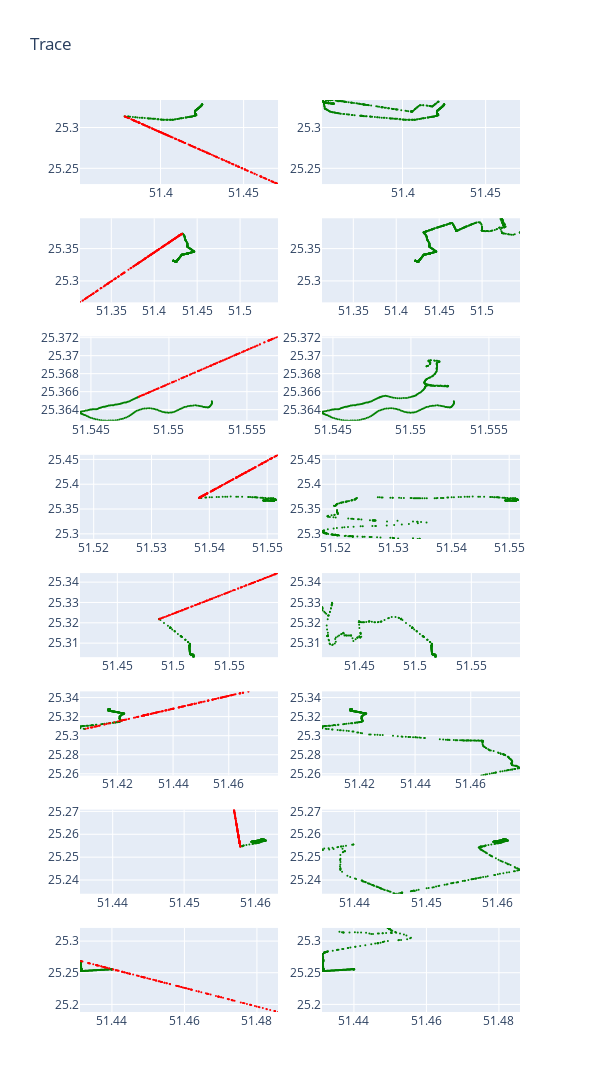

The notebook cell this image was saved under:
### Markdown cell above
# plot trace

### Code cell
from utils.preprocessing import data_preprocessing

spoofed_list = [data_preprocessing('../data/drive-me-not/spoofed/spoofed_trace'+str(trace)+'.csv', 
                             selected_attributes= ['GPS_lat', 'GPS_long', 'Time', 'vx', 'vy', 'ax', 'ay', 'spoofed'], 
                             trace_num=trace) for trace in range(1, 9)]
benign_list = [data_preprocessing('../data/drive-me-not/trace'+str(trace)+'.csv',
                             selected_attributes= ['GPS_lat', 'GPS_long', 'Time', 'vx', 'vy', 'ax', 'ay'], 
                             trace_num=trace) for trace in range(1, 9)]
for benign in benign_list:  
    benign['spoofed'] = 0
    
from utils.visualization import plot_spoofed_and_benign

plot_spoofed_and_benign(spoofed_list, benign_list, marker_size=2)

benign_list[0]

### Figure 1 — Plotly figure (JSON) as saved in the notebook; plotly's stock layout.template omitted (floating-point values rounded to 4 significant figures; data arrays with more than 128 entries replaced by an {"elided": "..."} marker saying what was removed)
{"data": [{"marker": {"color": {"elided": "531 str values"}, "size": 2}, "mode": "markers", "type": "scatter", "x": {"elided": "531 float values"}, "xaxis": "x", "y": {"elided": "531 float values"}, "yaxis": "y"}, {"marker": {"color": {"elided": "531 str values"}, "size": 2}, "mode": "markers", "type": "scatter", "x": {"elided": "531 float values"}, "xaxis": "x2", "y": {"elided": "531 float values"}, "yaxis": "y2"}, {"marker": {"color": {"elided": "563 str values"}, "size": 2}, "mode": "markers", "type": "scatter", "x": {"elided": "563 float values"}, "xaxis": "x3", "y": {"elided": "563 float values"}, "yaxis": "y3"}, {"marker": {"color": {"elided": "564 str values"}, "size": 2}, "mode": "markers", "type": "scatter", "x": {"elided": "564 float values"}, "xaxis": "x4", "y": {"elided": "564 float values"}, "yaxis": "y4"}, {"marker": {"color": {"elided": "316 str values"}, "size": 2}, "mode": "markers", "type": "scatter", "x": {"elided": "316 float values"}, "xaxis": "x5", "y": {"elided": "316 float values"}, "yaxis": "y5"}, {"marker": {"color": {"elided": "316 str values"}, "size": 2}, "mode": "markers", "type": "scatter", "x": {"elided": "316 float values"}, "xaxis": "x6", "y": {"elided": "316 float values"}, "yaxis": "y6"}, {"marker": {"color": {"elided": "462 str values"}, "size": 2}, "mode": "markers", "type": "scatter", "x": {"elided": "462 float values"}, "xaxis": "x7", "y": {"elided": "462 float values"}, "yaxis": "y7"}, {"marker": {"color": {"elided": "463 str values"}, "size": 2}, "mode": "markers", "type": "scatter", "x": {"elided": "463 float values"}, "xaxis": "x8", "y": {"elided": "463 float values"}, "yaxis": "y8"}, {"marker": {"color": {"elided": "297 str values"}, "size": 2}, "mode": "markers", "type": "scatter", "x": {"elided": "297 float values"}, "xaxis": "x9", "y": {"elided": "297 float values"}, "yaxis": "y9"}, {"marker": {"color": {"elided": "297 str values"}, "size": 2}, "mode": "markers", "type": "scatter", "x": {"elided": "297 float values"}, "xaxis": "x10", "y": {"elided": "297 float values"}, "yaxis": "y10"}, {"marker": {"color": {"elided": "393 str values"}, "size": 2}, "mode": "markers", "type": "scatter", "x": {"elided": "393 float values"}, "xaxis": "x11", "y": {"elided": "393 float values"}, "yaxis": "y11"}, {"marker": {"color": {"elided": "393 str values"}, "size": 2}, "mode": "markers", "type": "scatter", "x": {"elided": "393 float values"}, "xaxis": "x12", "y": {"elided": "393 float values"}, "yaxis": "y12"}, {"marker": {"color": {"elided": "396 str values"}, "size": 2}, "mode": "markers", "type": "scatter", "x": {"elided": "396 float values"}, "xaxis": "x13", "y": {"elided": "396 float values"}, "yaxis": "y13"}, {"marker": {"color": {"elided": "396 str values"}, "size": 2}, "mode": "markers", "type": "scatter", "x": {"elided": "396 float values"}, "xaxis": "x14", "y": {"elided": "396 float values"}, "yaxis": "y14"}, {"marker": {"color": {"elided": "318 str values"}, "size": 2}, "mode": "markers", "type": "scatter", "x": {"elided": "318 float values"}, "xaxis": "x15", "y": {"elided": "318 float values"}, "yaxis": "y15"}, {"marker": {"color": {"elided": "318 str values"}, "size": 2}, "mode": "markers", "type": "scatter", "x": {"elided": "318 float values"}, "xaxis": "x16", "y": {"elided": "318 float values"}, "yaxis": "y16"}], "layout": {"height": 1600, "showlegend": false, "title": {"text": "Trace"}, "width": 600, "xaxis": {"anchor": "y", "domain": [0, 0.45], "range": [51.35, 51.47]}, "xaxis10": {"anchor": "y10", "domain": [0.55, 1], "range": [51.42, 51.59]}, "xaxis11": {"anchor": "y11", "domain": [0, 0.45], "range": [51.41, 51.48]}, "xaxis12": {"anchor": "y12", "domain": [0.55, 1], "range": [51.41, 51.48]}, "xaxis13": {"anchor": "y13", "domain": [0, 0.45], "range": [51.44, 51.46]}, "xaxis14": {"anchor": "y14", "domain": [0.55, 1], "range": [51.44, 51.46]}, "xaxis15": {"anchor": "y15", "domain": [0, 0.45], "range": [51.43, 51.49]}, "xaxis16": {"anchor": "y16", "domain": [0.55, 1], "range": [51.43, 51.49]}, "xaxis2": {"anchor": "y2", "domain": [0.55, 1], "range": [51.35, 51.47]}, "xaxis3": {"anchor": "y3", "domain": [0, 0.45], "range": [51.31, 51.54]}, "xaxis4": {"anchor": "y4", "domain": [0.55, 1], "range": [51.31, 51.54]}, "xaxis5": {"anchor": "y5", "domain": [0, 0.45], "range": [51.54, 51.56]}, "xaxis6": {"anchor": "y6", "domain": [0.55, 1], "range": [51.54, 51.56]}, "xaxis7": {"anchor": "y7", "domain": [0, 0.45], "range": [51.52, 51.55]}, "xaxis8": {"anchor": "y8", "domain": [0.55, 1], "range": [51.52, 51.55]}, "xaxis9": {"anchor": "y9", "domain": [0, 0.45], "range": [51.42, 51.59]}, "yaxis": {"anchor": "x", "domain": [0.9078, 1.0], "range": [25.23, 25.33]}, "yaxis10": {"anchor": "x10", "domain": [0.3891, 0.4813], "range": [25.3, 25.34]}, "yaxis11": {"anchor": "x11", "domain": [0.2594, 0.3516], "range": [25.26, 25.35]}, "yaxis12": {"anchor": "x12", "domain": [0.2594, 0.3516], "range": [25.26, 25.35]}, "yaxis13": {"anchor": "x13", "domain": [0.1297, 0.2219], "range": [25.23, 25.27]}, "yaxis14": {"anchor": "x14", "domain": [0.1297, 0.2219], "range": [25.23, 25.27]}, "yaxis15": {"anchor": "x15", "domain": [0, 0.09219], "range": [25.19, 25.32]}, "yaxis16": {"anchor": "x16", "domain": [0, 0.09219], "range": [25.19, 25.32]}, "yaxis2": {"anchor": "x2", "domain": [0.9078, 1.0], "range": [25.23, 25.33]}, "yaxis3": {"anchor": "x3", "domain": [0.7781, 0.8703], "range": [25.27, 25.4]}, "yaxis4": {"anchor": "x4", "domain": [0.7781, 0.8703], "range": [25.27, 25.4]}, "yaxis5": {"anchor": "x5", "domain": [0.6484, 0.7406], "range": [25.36, 25.37]}, "yaxis6": {"anchor": "x6", "domain": [0.6484, 0.7406], "range": [25.36, 25.37]}, "yaxis7": {"anchor": "x7", "domain": [0.5188, 0.6109], "range": [25.29, 25.46]}, "yaxis8": {"anchor": "x8", "domain": [0.5188, 0.6109], "range": [25.29, 25.46]}, "yaxis9": {"anchor": "x9", "domain": [0.3891, 0.4813], "range": [25.3, 25.34]}}}
